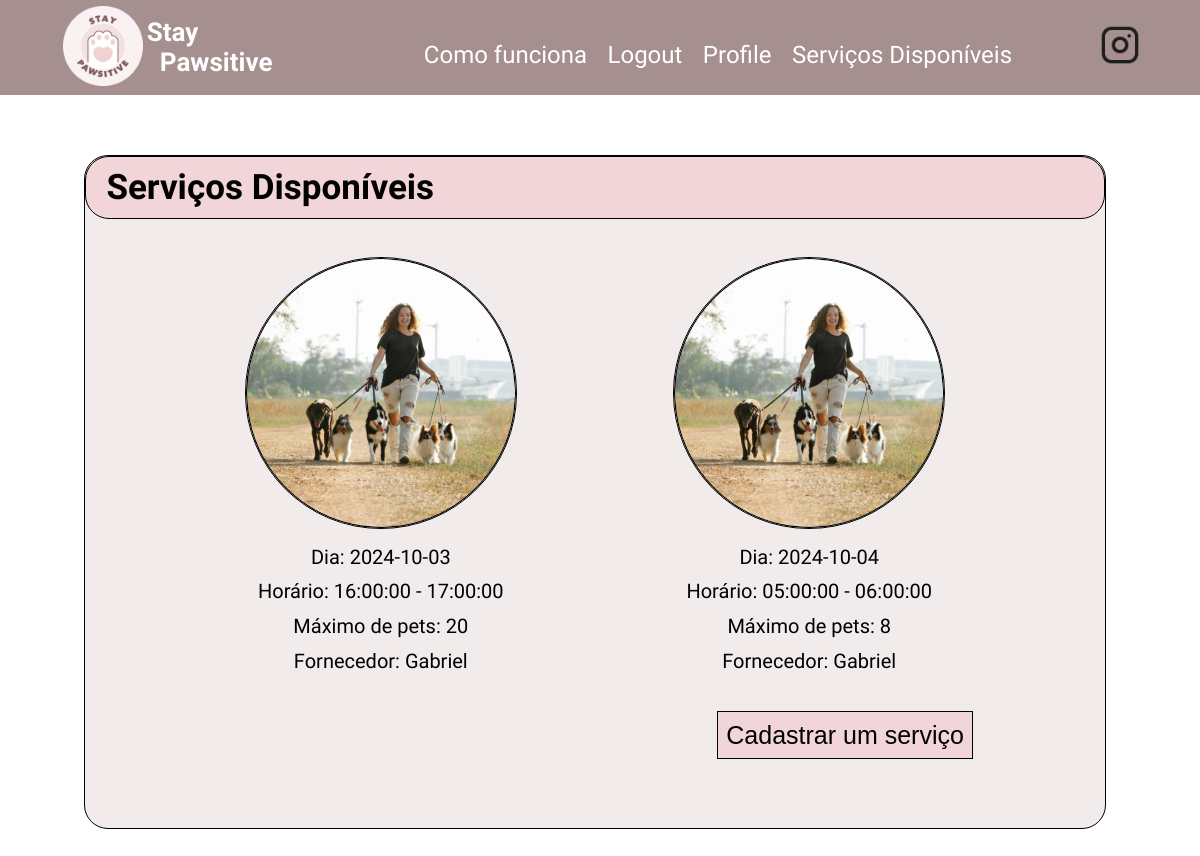
The app's page /services/ (signed in) with its own data.
### app/models.py (models this page shows, shortened)
class PossibleWalk(db.Model):
    id: so.Mapped[int] = so.mapped_column(primary_key = True, autoincrement=True)
    max_pets: so.Mapped[int] = so.mapped_column()
    date: so.Mapped[datetime.date] = so.mapped_column(Date)
    start_hour: so.Mapped[time] = so.mapped_column(Time)
    end_hour: so.Mapped[time] = so.mapped_column(Time)
    username: so.Mapped[str] = so.mapped_column(sa.ForeignKey(User.username), index=True)

### app/routes.py (the view)
@app.route('/services/', methods=['GET', 'POST'])
@login_required
def services():
    possible_walks = db.session.query(PossibleWalk).filter(PossibleWalk.username != current_user.username).all()
    return render_template('services.html', title='Ver serviços disponíveis', possible_walks=possible_walks)

### app/models.py (called while the page is built)
@login.user_loader
def load_user(id):
    return db.session.get(User, int(id))

### app/templates/services.html
{% extends "base.html" %}
{% block head %}
    {{ super() }}
    <link rel="stylesheet" href="{{url_for('static', filename='styles/user.css')}}">
{% endblock head %}
{% block content %}
<div class="container">
    <div class="title">
        Serviços Disponíveis
    </div>
    <div class="pets">
        <div class="list">
            {% for walk in possible_walks %}
            <div>
                <img src="{{url_for('static', filename='images/passeio.png')}}">
                <p>Dia: {{walk.date}} </p>
                <p>Horário: {{walk.start_hour}} - {{walk.end_hour}} </p>
                <p>Máximo de pets: {{walk.max_pets}} </p>
                <p>Fornecedor: {{walk.username}}
            </div>
            {% endfor%}
        </div>
        <button onclick="redirect_new_walk()">Cadastrar um serviço</button>
</div>
{% endblock %}

### app/static/styles/base.css (style rules this page uses)
:root { font-size: 62.5%; }
body { font-family: 'Montserrat Alternates', sans-serif; font-style: normal; margin: 0; padding: 0; }

### app/static/styles/user.css (style rules this page uses)
body { font-family: 'Montserrat Alternates', sans-serif; font-style: normal; margin: 0; padding: 0; min-height: 1000px; }
html { margin: 0; padding: 0; height: 100%; }
.container { width: 85%; background-color: #F2EBEC; margin-left: 7%; margin-top: 5%; border: 1px solid #F2D5D8; border-radius: 24px; padding-bottom: 4%; border: 0.5px solid black; }
.title { background-color: #F2D5D8; padding: 1% 2%; border-radius: 24px; border: 0.5px solid black; font-size: 35px; font-weight: 700; }
.pets { display: flex; flex-direction: column; padding: 2% 8%; }
.pets > button, .services > button { background-color: #F2D5D8; font-size: 25px; font-weight: 400; padding: 1%; border: 1px solid black; align-self: flex-end; margin-right: 5rem; margin-top: 1rem; }
.list { display: flex; flex-wrap: wrap; justify-content: space-around; text-align: center; font-size: 20px; }
.list > div { padding: 2% 0%; }
.list img { width: 27rem; height: 27rem; border-radius: 50%; border: 1px solid black; }
.list p { margin-top: 4%; margin-bottom: 4%; }

### records on screen
PossibleWalk: date "2024-10-03", start_hour "16:00:00", end_hour "17:00:00", max_pets "20", username "Gabriel"
PossibleWalk: date "2024-10-04", start_hour "05:00:00", end_hour "06:00:00", max_pets "8", username "Gabriel"
